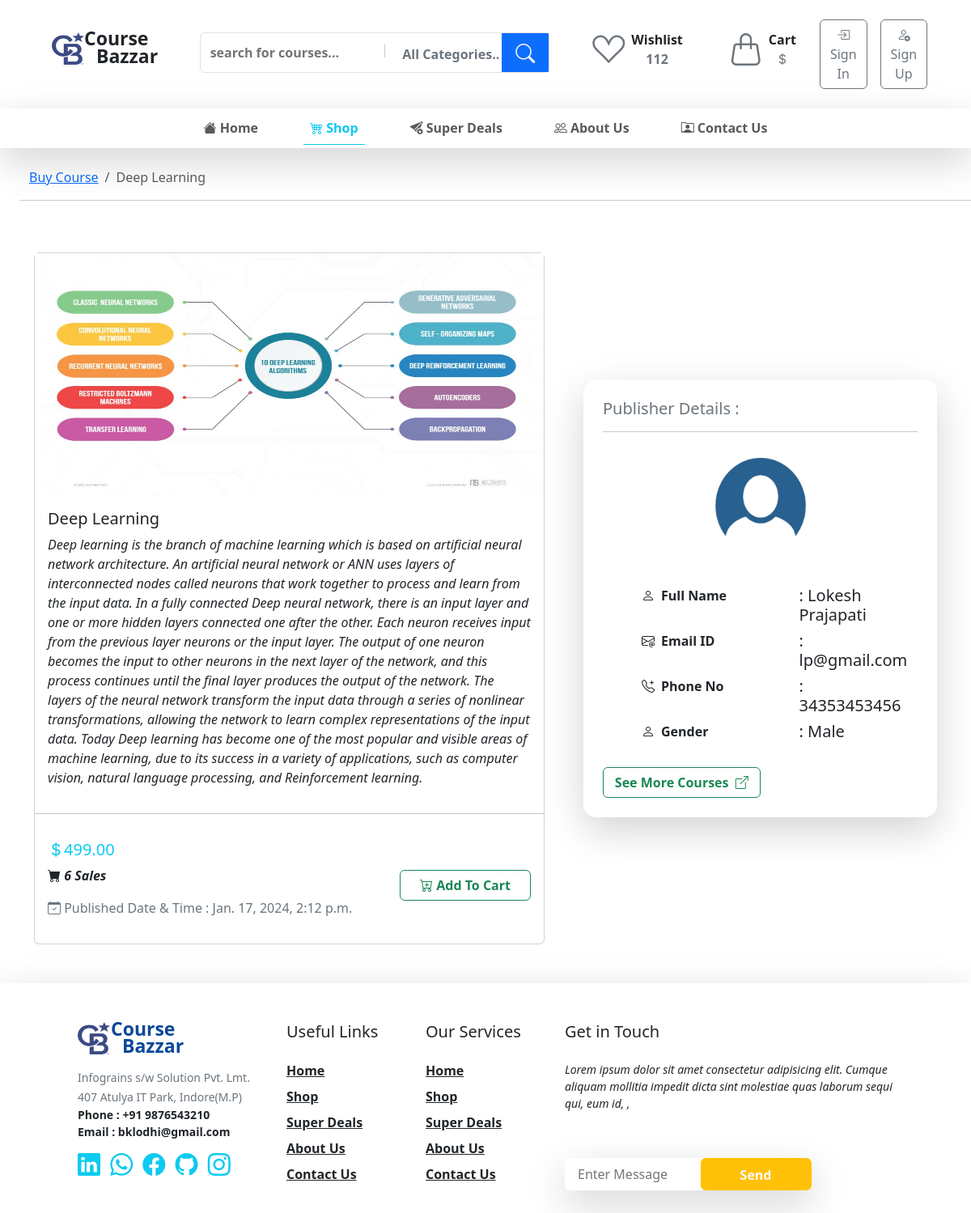
/course/about-more/3/, run on an earlier commit of the app's database.
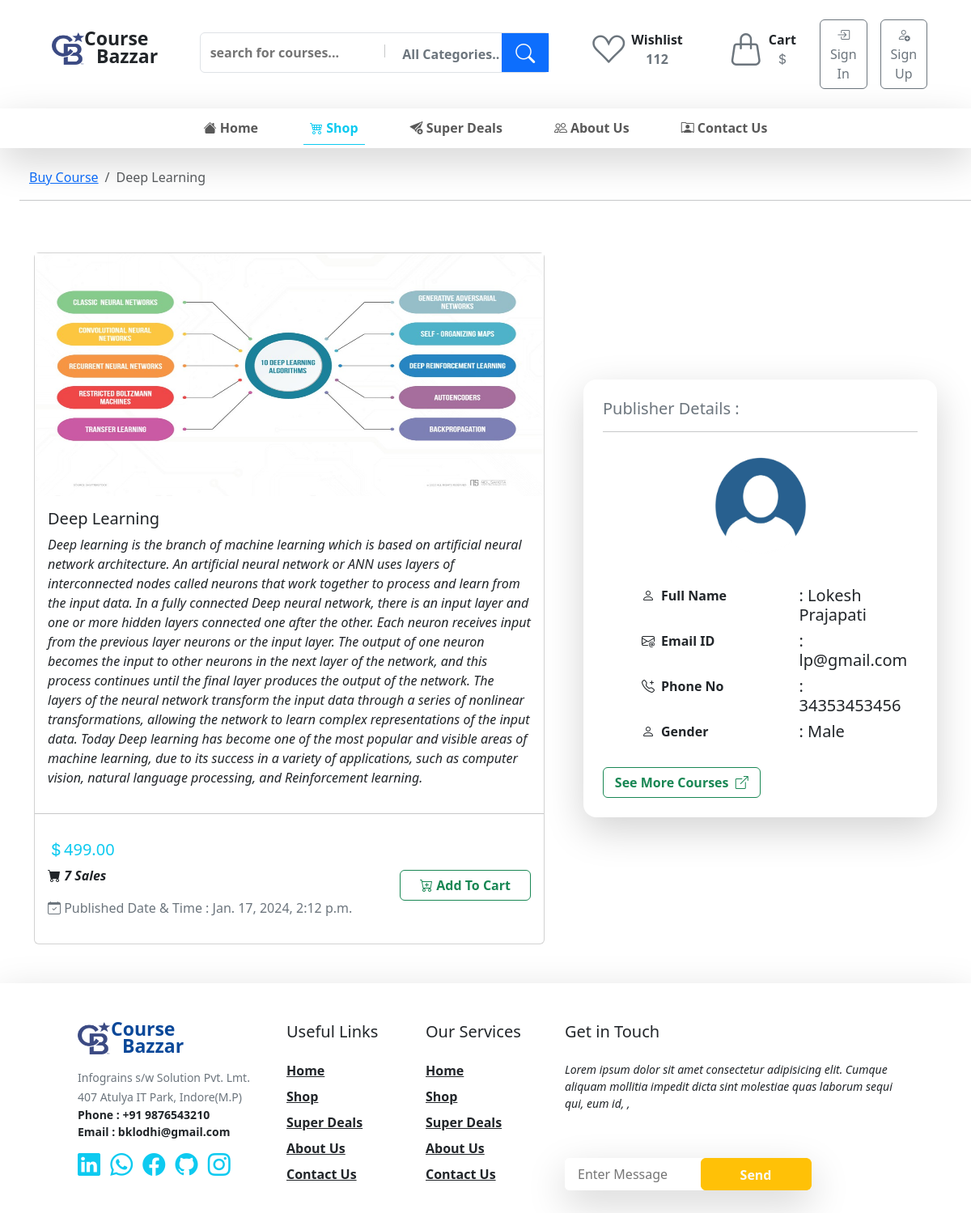
And on a later commit of the database.
### customer/models.py (models this page shows, shortened)
class Course(models.Model):
    user =  models.ForeignKey(CustomUser, related_name='courses', on_delete=models.CASCADE)
    category = models.OneToOneField(CourseCategory, related_name='category', on_delete=models.CASCADE)
    title =  models.CharField(max_length=50)
    key_points = models.CharField(max_length=100,blank=True, null=True)
    description = models.TextField(max_length=5000)
    price = models.IntegerField()
    sale_counter = models.IntegerField(default=0)
    published_datetime = models.DateTimeField(default=datetime.datetime.now())
    approval_datetime = models.DateTimeField(blank=True, null=True)
    approve = models.BooleanField(default = False)
    image = models.ImageField(upload_to="Course Image/")
    course_file = models.FileField( upload_to='Courses/')

class CustomUser(AbstractUser):
    is_buyer = models.BooleanField(default=True)
    is_seller = models.BooleanField(default=False)
    phone = models.CharField(max_length=15)
    gender =  models.CharField(max_length=32,choices=(('male',"Male"),("female", "Female"),("other", "Other")))
    image = models.ImageField(upload_to='Profile/', default='Profile/pic.png')

### myapp/views.py (the view)
def aboutmorecourse(request, id):
    course = Course.objects.get(id=id)
    context={
        "course":course,
        "buycourse":True
    }
    return render(request, 'aboutmorecourse.html', context)

### customer/profile_context.py (called while the page is built)
def profile_detail(request):
    user = request.user
    if user.username == "admin":
        customer = False
        return  {'customer':customer}
    if user.is_authenticated :
        customer = CustomUser.objects.get(id = user.id)
        cartcounter =  AddToCart.objects.filter(user_id = customer.id).count()
        carts =  AddToCart.objects.filter(user_id = customer.id)
        total_price = 0.00
        for cart in carts:
            if CourseOffer.objects.filter(course=cart.course).exists():
                total_price += CourseOffer.objects.get(course=cart.course).remaining_amount
            else:
                total_price += cart.course.price
        context={
            'customer':customer,
            'cartcounter' : cartcounter,
            'total_pay_price':total_price
        }
    else:
        context={
            'customer':False
        }
    return  context

### templates/aboutmorecourse.html (shortened to what this page needs)
{% extends "base.html" %} {% block body %}
<div class="container-fluid overflow-hidden">
  <div class="row ps-4 pt-2">
      <nav aria-label="breadcrumb">
        <ol class="breadcrumb">
          <li class="breadcrumb-item">
            <a href="{% url 'Buy Course' %}">Buy Course</a>
          </li>
          <li class="breadcrumb-item active" aria-current="page">{{course.title}}</li>
        </ol>
      </nav>
      <hr />
  </div>
</div>
<div class="container my-5">
  <div class="row gx-5">
    <div class="col-7">
      <div class="card">
        <div class="card-img-top" style="height: 300px">
          <img
            src="{{course.image.url}}"
            class="img-fluid w-100 h-100"
            alt="image"
          />
        </div>
        <div class="card-body">
          <h5 class="card-title">{{course.title}}</h5>
          <p class="card-text fst-italic">{{course.description}}</p>
        </div>
        <hr />
        <div
          class="card-body d-flex justify-content-between align-items-center"
        >
          <div>
            <h5 class="text-info">
              <i class="bi bi-currency-dollar"></i>{{course.price}}.00
            </h5>
            <p class="fst-italic fw-semibold">
              <i class="bi bi-cart-fill"></i>
              {{course.sale_counter}} Sales
            </p>
            <p class="text-secondary">
              <i class="bi bi-calendar-check"></i> Published Date & Time :
              {{course.approval_datetime}}
            </p>
          </div>
          <div>
            <a href="{% url 'addtocart' id=course.id %}">
              <button class="btn btn-outline-success fw-semibold px-4">
                <i class="bi bi-cart-plus"></i> Add To Cart
              </button>
            </a>
          </div>
        </div>
      </div>
    </div>
    <div class="col-5 my-auto">
      <div class="p-4 rounded-4 shadow-lg">
        <h5 class="text-secondary">Publisher Details :</h5>
        <hr />
        <div class="py-2 mx-auto" style="height: 150px; width: 160px">
          <img
            src="{{course.user.image.url}}"
            class="h-100 w-100 rounded-circle"
            alt="image"
          />
        </div>
        <div class="row mx-auto mt-4">
          <div class="col ps-5">
            <p class="fw-semibold">
              <i class="bi bi-person pt-1 pe-2 fw-semibold"></i>Full Name
            </p>
          </div>
          <div class="col ps-5">
            <h5>
              : {{course.user.first_name}}
              {{course.user.last_name}}
            </h5>
          </div>
        </div>
        <div class="row mx-auto">
          <div class="col ps-5">
            <p class="fw-semibold">
              <i class="bi bi-envelope-at pt-1 pe-2 fw-semibold"></i>Email ID
            </p>
          </div>
          <div class="col ps-5">
            <h5>: {{course.user.email}}</h5>
          </div>
        </div>
        <div class="row mx-auto">
          <div class="col ps-5">
            <p class="fw-semibold">
              <i class="bi bi-telephone-plus pt-1 pe-2 fw-semibold"></i>Phone No
            </p>
          </div>
          <div class="col ps-5">
            <h5>: {{course.user.phone}}</h5>
          </div>
        </div>
        <div class="row mx-auto">
          <div class="col ps-5">
            <p class="fw-semibold">
              <i class="bi bi-person pt-1 pe-2 fw-semibold"></i>Gender
            </p>
          </div>
          <div class="col ps-5">
            <h5 class="text-capitalize">: {{course.user.gender}}</h5>
          </div>
        </div>
        <div class="row mt-3">
          <a href="{% url 'Publisher Courses' id=course.id %}">
            <button
            class="btn btn-outline-success text--success-emphasis fw-semibold w-50 mx-auto"
          >
            See More Courses <i class="bi bi-box-arrow-up-right ms-1"></i>
          </button>
          </a>
        </div>
      </div>
    </div>
  </div>
</div>
  {% endblock body %}

What changed in the data, as far as the page shows it:
changed Course "Deep Learning": sale_counter "6" → "7"
